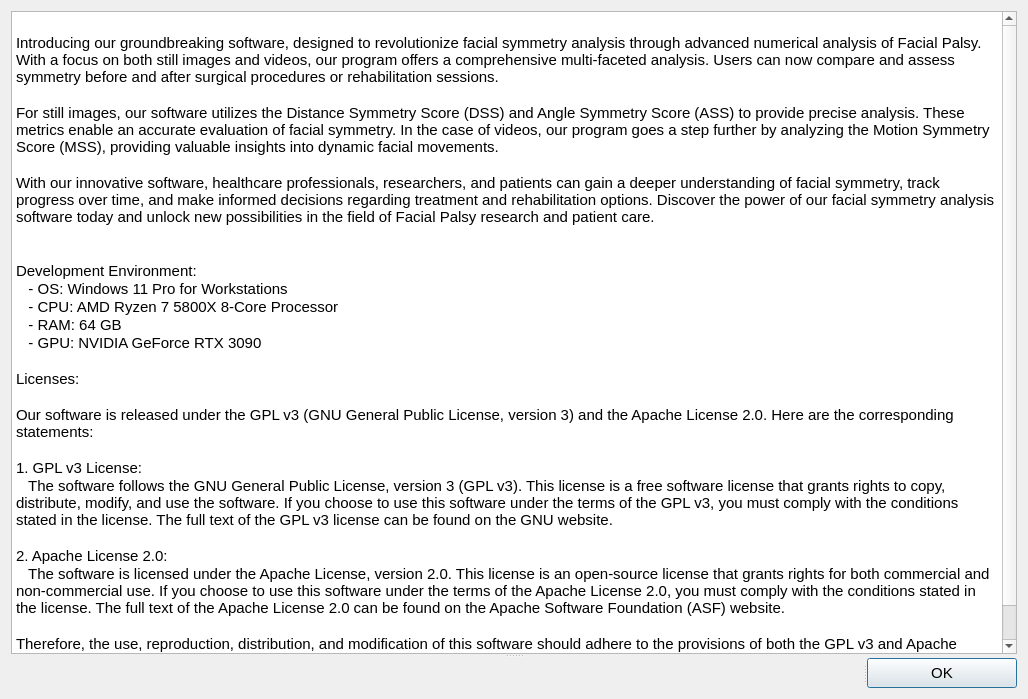
<?xml version="1.0" encoding="UTF-8"?>
<ui version="4.0">
 <class>Dialog</class>
 <widget class="QDialog" name="Dialog">
  <property name="geometry">
   <rect>
    <x>0</x>
    <y>0</y>
    <width>1028</width>
    <height>699</height>
   </rect>
  </property>
  <property name="font">
   <font>
    <family>Arial</family>
    <pointsize>11</pointsize>
   </font>
  </property>
  <property name="windowTitle">
   <string>About Program</string>
  </property>
  <property name="locale">
   <locale language="English" country="UnitedStates"/>
  </property>
  <layout class="QGridLayout" name="gridLayout">
   <item row="0" column="0">
    <widget class="QSplitter" name="splitter_2">
     <property name="orientation">
      <enum>Qt::Vertical</enum>
     </property>
     <widget class="QPlainTextEdit" name="plainTextEdit">
      <property name="font">
       <font>
        <family>Arial</family>
        <pointsize>11</pointsize>
       </font>
      </property>
      <property name="locale">
       <locale language="Korean" country="SouthKorea"/>
      </property>
      <property name="plainText">
       <string>
Introducing our groundbreaking software, designed to revolutionize facial symmetry analysis through advanced numerical analysis of Facial Palsy. With a focus on both still images and videos, our program offers a comprehensive multi-faceted analysis. Users can now compare and assess symmetry before and after surgical procedures or rehabilitation sessions.

For still images, our software utilizes the Distance Symmetry Score (DSS) and Angle Symmetry Score (ASS) to provide precise analysis. These metrics enable an accurate evaluation of facial symmetry. In the case of videos, our program goes a step further by analyzing the Motion Symmetry Score (MSS), providing valuable insights into dynamic facial movements.

With our innovative software, healthcare professionals, researchers, and patients can gain a deeper understanding of facial symmetry, track progress over time, and make informed decisions regarding treatment and rehabilitation options. Discover the power of our facial symmetry analysis software today and unlock new possibilities in the field of Facial Palsy research and patient care.


Development Environment:
   - OS: Windows 11 Pro for Workstations
   - CPU: AMD Ryzen 7 5800X 8-Core Processor
   - RAM: 64 GB
   - GPU: NVIDIA GeForce RTX 3090

Licenses:

Our software is released under the GPL v3 (GNU General Public License, version 3) and the Apache License 2.0. Here are the corresponding statements:

1. GPL v3 License:
   The software follows the GNU General Public License, version 3 (GPL v3). This license is a free software license that grants rights to copy, distribute, modify, and use the software. If you choose to use this software under the terms of the GPL v3, you must comply with the conditions stated in the license. The full text of the GPL v3 license can be found on the GNU website.

2. Apache License 2.0:
   The software is licensed under the Apache License, version 2.0. This license is an open-source license that grants rights for both commercial and non-commercial use. If you choose to use this software under the terms of the Apache License 2.0, you must comply with the conditions stated in the license. The full text of the Apache License 2.0 can be found on the Apache Software Foundation (ASF) website.

Therefore, the use, reproduction, distribution, and modification of this software should adhere to the provisions of both the GPL v3 and Apache License 2.0. This allows for the freedom to use and improve the software.</string>
      </property>
      <property name="textInteractionFlags">
       <set>Qt::NoTextInteraction</set>
      </property>
     </widget>
     <widget class="QSplitter" name="splitter">
      <property name="orientation">
       <enum>Qt::Horizontal</enum>
      </property>
      <widget class="QLabel" name="label">
       <property name="text">
        <string/>
       </property>
      </widget>
      <widget class="QPushButton" name="ok_btn">
       <property name="maximumSize">
        <size>
         <width>150</width>
         <height>30</height>
        </size>
       </property>
       <property name="text">
        <string>OK</string>
       </property>
      </widget>
     </widget>
    </widget>
   </item>
  </layout>
 </widget>
 <resources/>
 <connections/>
</ui>
